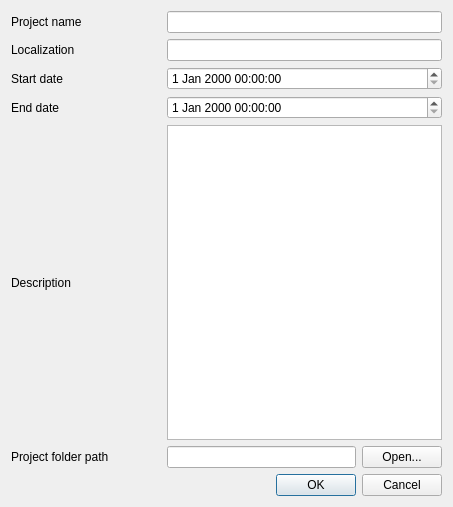
<?xml version="1.0" encoding="UTF-8"?>
<ui version="4.0">
 <class>NewProjectDialog</class>
 <widget class="QDialog" name="NewProjectDialog">
  <property name="geometry">
   <rect>
    <x>0</x>
    <y>0</y>
    <width>453</width>
    <height>507</height>
   </rect>
  </property>
  <property name="windowTitle">
   <string>New Project</string>
  </property>
  <layout class="QVBoxLayout" name="verticalLayout">
   <item>
    <layout class="QHBoxLayout" name="horizontalLayout_2">
     <item>
      <widget class="QLabel" name="label_5">
       <property name="minimumSize">
        <size>
         <width>150</width>
         <height>0</height>
        </size>
       </property>
       <property name="maximumSize">
        <size>
         <width>150</width>
         <height>16777215</height>
        </size>
       </property>
       <property name="text">
        <string>Project name</string>
       </property>
      </widget>
     </item>
     <item>
      <widget class="QLineEdit" name="lineEdit_projectName"/>
     </item>
    </layout>
   </item>
   <item>
    <layout class="QHBoxLayout" name="horizontalLayout_3">
     <item>
      <widget class="QLabel" name="label_6">
       <property name="minimumSize">
        <size>
         <width>150</width>
         <height>0</height>
        </size>
       </property>
       <property name="maximumSize">
        <size>
         <width>150</width>
         <height>16777215</height>
        </size>
       </property>
       <property name="text">
        <string>Localization</string>
       </property>
      </widget>
     </item>
     <item>
      <widget class="QLineEdit" name="lineEdit_Localization"/>
     </item>
    </layout>
   </item>
   <item>
    <layout class="QHBoxLayout" name="horizontalLayout_4">
     <item>
      <widget class="QLabel" name="label_3">
       <property name="minimumSize">
        <size>
         <width>150</width>
         <height>0</height>
        </size>
       </property>
       <property name="maximumSize">
        <size>
         <width>150</width>
         <height>16777215</height>
        </size>
       </property>
       <property name="text">
        <string>Start date</string>
       </property>
      </widget>
     </item>
     <item>
      <widget class="QDateTimeEdit" name="dateTimeEdit_startDate"/>
     </item>
    </layout>
   </item>
   <item>
    <layout class="QHBoxLayout" name="horizontalLayout_5">
     <item>
      <widget class="QLabel" name="label_4">
       <property name="minimumSize">
        <size>
         <width>150</width>
         <height>0</height>
        </size>
       </property>
       <property name="maximumSize">
        <size>
         <width>150</width>
         <height>16777215</height>
        </size>
       </property>
       <property name="text">
        <string>End date</string>
       </property>
      </widget>
     </item>
     <item>
      <widget class="QDateTimeEdit" name="dateTimeEdit_endDate"/>
     </item>
    </layout>
   </item>
   <item>
    <layout class="QHBoxLayout" name="horizontalLayout_6">
     <item>
      <widget class="QLabel" name="label_2">
       <property name="minimumSize">
        <size>
         <width>150</width>
         <height>0</height>
        </size>
       </property>
       <property name="maximumSize">
        <size>
         <width>150</width>
         <height>16777215</height>
        </size>
       </property>
       <property name="text">
        <string>Description</string>
       </property>
      </widget>
     </item>
     <item>
      <widget class="QTextEdit" name="textEdit_description"/>
     </item>
    </layout>
   </item>
   <item>
    <layout class="QHBoxLayout" name="horizontalLayout">
     <item>
      <widget class="QLabel" name="label">
       <property name="minimumSize">
        <size>
         <width>150</width>
         <height>0</height>
        </size>
       </property>
       <property name="maximumSize">
        <size>
         <width>150</width>
         <height>16777215</height>
        </size>
       </property>
       <property name="text">
        <string>Project folder path</string>
       </property>
      </widget>
     </item>
     <item>
      <widget class="QLineEdit" name="lineEdit_projectPath"/>
     </item>
     <item>
      <widget class="QPushButton" name="pushButton_selectPath">
       <property name="text">
        <string>Open...</string>
       </property>
      </widget>
     </item>
    </layout>
   </item>
   <item>
    <widget class="QDialogButtonBox" name="buttonBox">
     <property name="orientation">
      <enum>Qt::Horizontal</enum>
     </property>
     <property name="standardButtons">
      <set>QDialogButtonBox::Cancel|QDialogButtonBox::Ok</set>
     </property>
    </widget>
   </item>
  </layout>
 </widget>
 <resources/>
 <connections>
  <connection>
   <sender>buttonBox</sender>
   <signal>accepted()</signal>
   <receiver>NewProjectDialog</receiver>
   <slot>accept()</slot>
   <hints>
    <hint type="sourcelabel">
     <x>248</x>
     <y>254</y>
    </hint>
    <hint type="destinationlabel">
     <x>157</x>
     <y>274</y>
    </hint>
   </hints>
  </connection>
  <connection>
   <sender>buttonBox</sender>
   <signal>rejected()</signal>
   <receiver>NewProjectDialog</receiver>
   <slot>reject()</slot>
   <hints>
    <hint type="sourcelabel">
     <x>316</x>
     <y>260</y>
    </hint>
    <hint type="destinationlabel">
     <x>286</x>
     <y>274</y>
    </hint>
   </hints>
  </connection>
 </connections>
</ui>
